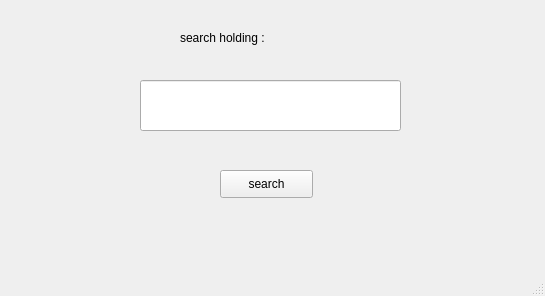
<?xml version="1.0" encoding="UTF-8"?>
<ui version="4.0">
 <class>MainWindow</class>
 <widget class="QMainWindow" name="MainWindow">
  <property name="geometry">
   <rect>
    <x>0</x>
    <y>0</y>
    <width>545</width>
    <height>296</height>
   </rect>
  </property>
  <property name="windowTitle">
   <string>MainWindow</string>
  </property>
  <widget class="QWidget" name="centralwidget">
   <widget class="QPushButton" name="btn_search">
    <property name="geometry">
     <rect>
      <x>220</x>
      <y>170</y>
      <width>93</width>
      <height>28</height>
     </rect>
    </property>
    <property name="text">
     <string>search</string>
    </property>
   </widget>
   <widget class="QLineEdit" name="le_search">
    <property name="geometry">
     <rect>
      <x>140</x>
      <y>80</y>
      <width>261</width>
      <height>51</height>
     </rect>
    </property>
   </widget>
   <widget class="QLabel" name="label">
    <property name="geometry">
     <rect>
      <x>180</x>
      <y>30</y>
      <width>191</width>
      <height>16</height>
     </rect>
    </property>
    <property name="text">
     <string>search holding :</string>
    </property>
   </widget>
  </widget>
  <widget class="QMenuBar" name="menubar">
   <property name="geometry">
    <rect>
     <x>0</x>
     <y>0</y>
     <width>545</width>
     <height>26</height>
    </rect>
   </property>
  </widget>
  <widget class="QStatusBar" name="statusbar"/>
 </widget>
 <resources/>
 <connections/>
</ui>
